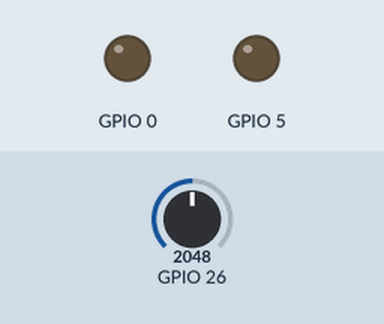
Bench run of a sketch on a simulated ESP32. Parts: output pins drawn as LEDs (lit = HIGH). The test bench sets the inputs (shaded band); at power-on: GPIO 26 = 2048. What the sketch prints to the serial monitor is not drawn.

Above: at 0.1 s.
At 2.1 s:
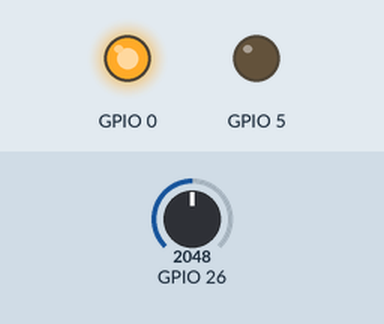
Timing chart, 0 to 5.6 s (numbered marks = the images above):
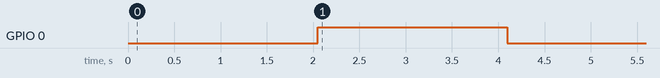

The sketch:

sketch_dec1a.ino
```cpp
#include <SPI.h>


void setup() {
  // put your setup code here, to run once:
pinMode(0,OUTPUT);
pinMode(5,OUTPUT);
pinMode(26,INPUT);
bool setRX(4);
bool setCS(1);
bool setSCK(2);
bool setTX(3);
SPI.beginTransaction(SPISettings(14000000, MSBFIRST, SPI_MODE0));
}


int a=0;


void loop() {
  // put your main code here, to run repeatedly:
a=analogRead(26);
delay(a);
digitalWrite(0,HIGH);
delay(a);
digitalWrite(0,LOW);


digitalWrite(5, LOW);            // set the SS pin to LOW

  for(byte wiper_value = 0; wiper_value <= 128; wiper_value++) {

    SPI.transfer(0x00);             // send a write command to the MCP4131 to write at registry address 0x00
    SPI.transfer(wiper_value);      // send a new wiper value
    Serial.println(analogRead(26)); // read the value from analog pin A0 and send it to serial
    delay(1000);
  }

  digitalWrite(5, HIGH);           // set the SS pin HIGH


}
```

Measured:
- by itself, GPIO 0: LOW → HIGH at 2.0 s, → LOW 2.0 s later
